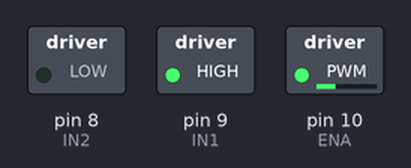
Bench run of a sketch on a simulated Arduino Uno, built with avr-gcc and run on an emulated ATmega328P. On the bench: switched loads named in the sketch (green lamp = pin HIGH).

Above: at 0.1 s.
Timing chart, 0 to 1.6 s (numbered marks = the images above):
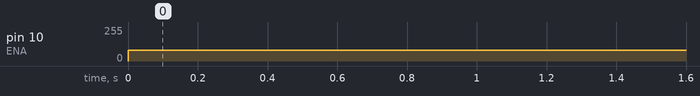

The sketch:

Motor_DC.ino
```cpp
  /*
   *  Driver Motor :
   *  ENA for IN1 & IN2
   *  ENB for IN3 & IN4
   *
   */

  #define ENA 10   // Pin ENB/ENB from Motor Driver to pin 10
  #define IN1 9    // pin IN1,2,3,4 from Motor Driver
  #define IN2 8    // pin IN1,2,3,4 from Motor Driver

void setup() {
  // put your setup code here, to run once:


  pinMode(ENA, OUTPUT);
  pinMode(IN1, OUTPUT);
  pinMode(IN2, OUTPUT);

  digitalWrite(IN1, HIGH);
  digitalWrite(IN2, LOW);

}

void loop() {
  // put your main code here, to run repeatedly:

  analogWrite(ENA, 80);


}
```

Measured:
- by itself, pin 10 (ENA): 0/255 → 80/255 at 0.00 s
